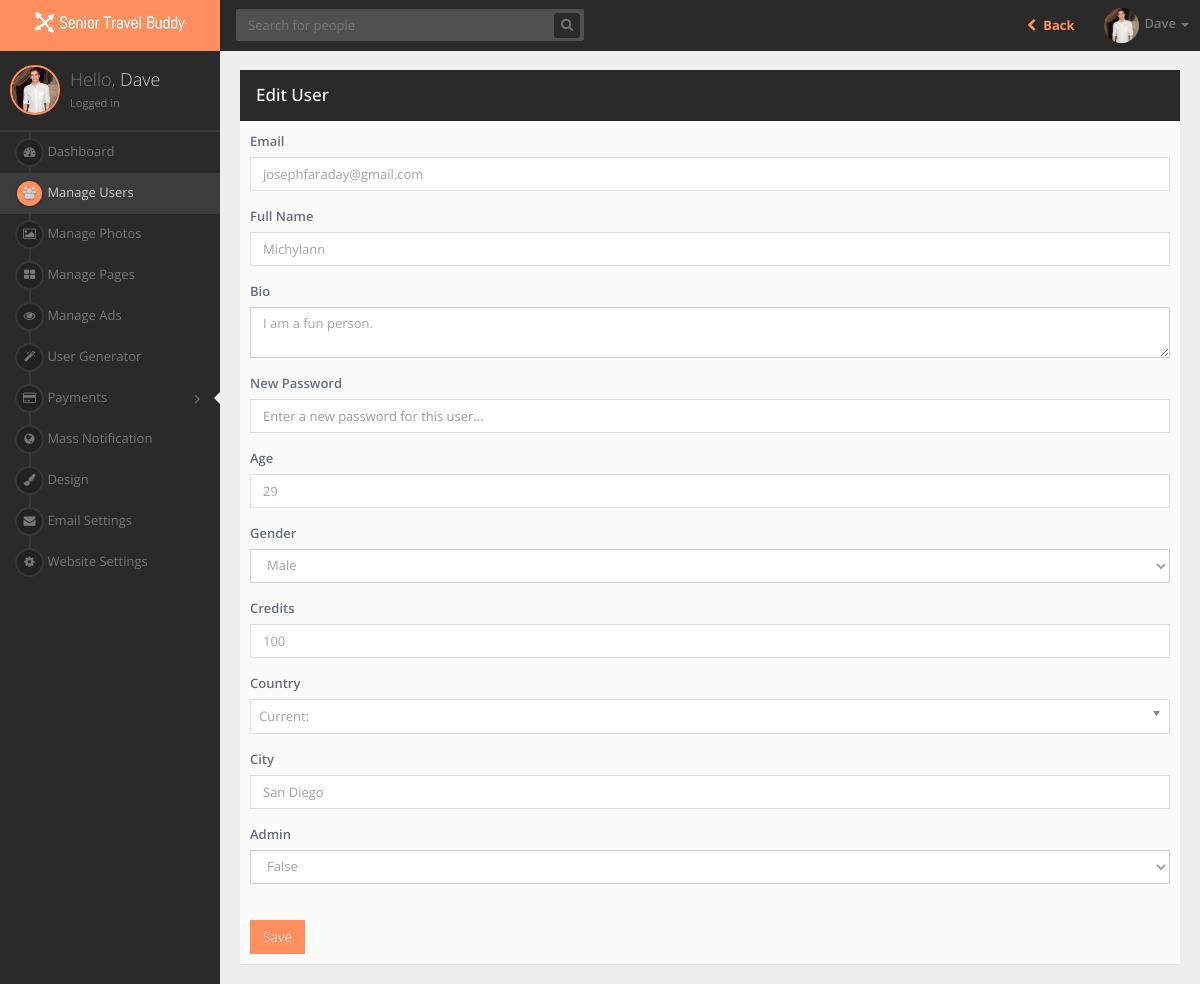
The page /admin/edit-user.php?id=479 (signed in) on the database its author committed.
### tables this page shows
CREATE TABLE `users` (
  `id` int(11) NOT NULL AUTO_INCREMENT,
  `full_name` varchar(150) DEFAULT NULL,
  `email` varchar(100) DEFAULT NULL,
  `password` varchar(123) DEFAULT NULL,
  `country` varchar(199) DEFAULT NULL,
  `city` varchar(100) DEFAULT NULL,
  `credits` int(11) DEFAULT NULL,
  `latitude` varchar(50) DEFAULT NULL,
  `longitude` varchar(50) DEFAULT NULL,
  `age` int(11) DEFAULT NULL,
  `bio` text,
  `gender` varchar(20) DEFAULT NULL,
  `sexual_interest` int(11) DEFAULT NULL,
  `instagram_username` varchar(50) DEFAULT '',
  `profile_picture` varchar(200) DEFAULT NULL,
  `ip` varchar(50) DEFAULT NULL,
  `registered` int(11) DEFAULT '0',
  `last_login` int(11) DEFAULT '0',
  `last_active` int(11) DEFAULT '0',
  `updated_preferences` int(11) DEFAULT '0',
  `updated_name` int(11) DEFAULT '0',
  `is_admin` int(11) DEFAULT '0',
  `is_incognito` int(11) DEFAULT '0',
  `is_verified` int(11) DEFAULT '0',
  `has_disabled_ads` int(11) DEFAULT '0',
  `is_increased_exposure` int(11) DEFAULT '0',
  `language` varchar(100) DEFAULT NULL,
  `interests` text,
  `uploaded_photos` int(11) DEFAULT '0',
  `is_vip` int(20) DEFAULT '0',
  `vip_expiration` int(20) DEFAULT '0',
  `ghost_mode_start` int(20) DEFAULT '0',
  `verified_badge_start` int(20) DEFAULT '0',
  `spotlight_start` int(20) DEFAULT '0',
  `disable_ads_start` int(20) DEFAULT '0',
  `ghost_mode_expiration` int(20) DEFAULT '0',
  `verified_badge_expiration` int(20) DEFAULT '0',
  `spotlight_expiration` int(20) DEFAULT '0',
  `disable_ads_expiration` int(20) DEFAULT '0',
  `height` text,
  `weight` int(11) DEFAULT '0',
  `last_encounter` int(11) DEFAULT '0',
  `marital_status` varchar(10) NOT NULL,
  `has_traveled` varchar(10) NOT NULL,
  `where_traveled` varchar(300) NOT NULL,
  `preferred_destination` varchar(300) NOT NULL,
  `cruising_or_touring` varchar(10) NOT NULL,
  `state_of_health` varchar(10) NOT NULL,
  `active_or_slow_travel` varchar(10) NOT NULL,
  `distance_to_travel` varchar(6) NOT NULL,
  `spontaneous_or_itinerary` varchar(20) NOT NULL,
  `smoker` varchar(10) NOT NULL,
  `accommodation_type` varchar(10) NOT NULL,
  `budget` varchar(10) NOT NULL,
  `luggage_type` varchar(30) NOT NULL,
  `foodie` varchar(10) NOT NULL,
  `alcohol` varchar(10) NOT NULL,
  `rating_lounge_poolside_beach` varchar(30) NOT NULL,
  `rating_explore` varchar(20) NOT NULL,
  `rating_shopping` varchar(30) NOT NULL,
  `rating_casino` varchar(20) NOT NULL,
  `rating_tours` varchar(30) NOT NULL,
  `rating_food` varchar(30) NOT NULL,
  `rating_spa` varchar(30) NOT NULL,
  `rating_sports` varchar(30) NOT NULL,
  `rating_concerts` varchar(30) NOT NULL,
  `group_or_independent` varchar(30) NOT NULL,
  `small_or_mega_ship_cruising` varchar(30) NOT NULL,
  `active_or_sedentary` varchar(30) NOT NULL,
  `primary_language` varchar(30) NOT NULL,
  PRIMARY KEY (`id`)
);

### admin/edit-user.php (called while the page is built, shortened)
<?php
require('../core/config.php');
require('../core/system.php');
$system = new System;
$system->domain = $domain;
$system->db = $db;
$menu['users'] = 'active';
$user = $system->getUserInfo($_SESSION['user_id']);
$id = $_GET['id'];
$_user = $db->query("SELECT * FROM users WHERE id='".$id."'");
$_user = $_user->fetch_object();
require('../inc/admin/top.php');
require('../layout/admin/edit-user.php');
require('../inc/admin/bottom.php');

### core/config.php (called while the page is built, shortened)
<?php
	$domain = 'http://localhost';

### core/system.php (called while the page is built, shortened)
<?php
class System {
	public $domain;
	public $db;
	public function getDomain() {
		return $this->domain;
	}
	public function getProfilePicture($user) {
		if(filter_var($user->profile_picture,FILTER_VALIDATE_URL)) {
			return $user->profile_picture;
		} else {
			return $this->domain.'/uploads/'.$user->profile_picture;
		}
	}
	public function getUserInfo($id) {
		$user = $this->db->query("SELECT * FROM users WHERE id='".$id."'");
		$user = $user->fetch_object();
		return $user;
	}
	public function getFirstName($full_name) {
		$full_name = explode(' ',$full_name);
		return $full_name[0];
	}
}

### layout/admin/edit-user.php (the view, shortened to what this page needs)
<section id="page-content">
    <div class="body-content animated fadeIn">
        <div class="row">
            <div class="col-lg-12">
                <form action="" method="post">
                    <div class="panel panel-inverse rounded shadow">
                        <div class="panel-heading text-white">
                            <div class="pull-left">
                                <h3 class="panel-title text-special">Edit User</h3>
                            </div>
                            <div class="clearfix"></div>
                        </div>
                        <div class="panel-body">
                            <div class="form-group">
                                <label class="font600">Email</label>
                                <input type="text" name="email" value="<?=$_user->email?>" class="form-control">
                            </div>
                            <div class="form-group">
                                <label class="font600">Full Name</label>
                                <input type="text" name="full_name" value="<?=$_user->full_name?>" class="form-control">
                            </div>
                            <div class="form-group">
                                <label class="font600">Bio</label>
                                <textarea name="bio" class="form-control"><?=$_user->bio?></textarea>
                            </div>
                            <div class="form-group">
                                <label class="font600">New Password</label>
                                <input type="password" name="password" class="form-control" placeholder="Enter a new password for this user...">
                            </div>
                            <div class="form-group">
                                <label class="font600">Age</label>
                                <input type="text" name="age" value="<?=$_user->age?>" class="form-control">
                            </div>
                            <div class="form-group">
                                <label class="font600">Gender</label>
                                <select name="gender" class="form-control">
                                    <option value="Male" <?php if($_user->gender == 'Male') { echo 'selected'; } ?>> Male </option>
                                </select>
                            </div>
                            <div class="form-group">
                                <label class="font600">Credits</label>
                                <input type="text" name="credits" value="<?=$_user->credits?>" class="form-control">
                            </div>
                            <div class="form-group">
                                <label class="font600">Country</label>
                            </div>
                            <div class="form-group">
                                <label class="font600">City</label>
                                <input type="text" name="city" value="<?=$_user->city?>" class="form-control">
                            </div>
                            <div class="form-group">
                                <label class="font600">Admin</label>
                                <select name="is_admin" class="form-control">
                                    <option value="false" <?php if($_user->is_admin ==  0) { echo 'selected'; } ?>> False </option>
                                </select>
                            </div>
                            <br>
                            <input type="submit" name="save" class="btn btn-theme" value="Save">
                        </div>
                    </div>
                </div>
            </div>
        </section>

### inc/admin/top.php (shortened to what this page needs)
<!DOCTYPE html>
 <html lang="en">
<head> <meta name="robots" content="noindex">
<link href="<?=$system->getDomain()?>/assets/admin/css/bootstrap.min.css" rel="stylesheet">
<link href="https://maxcdn.bootstrapcdn.com/font-awesome/4.2.0/css/font-awesome.min.css" rel="stylesheet">
<link href="<?=$system->getDomain()?>/assets/admin/css/animate.min.css" rel="stylesheet">
<link href="<?=$system->getDomain()?>/assets/admin/css/jquery.gritter/css/jquery.gritter.css" rel="stylesheet">
<link href="<?=$system->getDomain()?>/assets/admin/css/reset.css" rel="stylesheet">
<link href="<?=$system->getDomain()?>/assets/admin/css/layout.css" rel="stylesheet">
<link href="<?=$system->getDomain()?>/assets/admin/css/components.css" rel="stylesheet">
<link href="<?=$system->getDomain()?>/assets/admin/css/plugins.css" rel="stylesheet">
<link href="<?=$system->getDomain()?>/assets/admin/css/misc.css" rel="stylesheet">
<link href="<?=$system->getDomain()?>/assets/admin/css/chosen.min.css" rel="stylesheet">
</head>
<body>
<section id="wrapper">
<header id="header">
<div class="header-left">
<div class="navbar-header">
<a class="navbar-brand" href="dashboard.php">
<img class="logo" src="<?=$system->getDomain()?>/img/logo-small.png">
</a>
</div>
</div>
<div class="header-right">
<div class="navbar navbar-toolbar navbar-dark">
<ul class="nav navbar-nav navbar-left">
<li class="navbar-search">
<form action="<?=$system->getDomain()?>/admin/users.php" method="POST" class="navbar-form">
<div class="form-group has-feedback">
<input type="text" name="query" class="form-control typeahead rounded" placeholder="Search for people" value="<?=$query?>">
<button type="submit" name="search" class="btn btn-theme fa fa-search form-control-feedback rounded"></button>
</div>
</form>
</li>
</ul>
<ul class="nav navbar-nav navbar-right">
<li>
<a href="<?=$system->getDomain()?>/people" style="background:none;"> <b> <i class="fa fa-fw fa-chevron-left"></i> Back </b> </a>
</li>
<li class="dropdown navbar-profile">
<a href="#" class="dropdown-toggle" data-toggle="dropdown">
<span class="meta">
<span class="avatar"><img src="<?=$system->getProfilePicture($user)?>" class="img-circle" style="width:35px;height:35px;"></span>
<span class="text hidden-xs hidden-sm text-muted"><?=$system->getFirstName($user->full_name)?></span>
<span class="caret"></span>
</span>
</a>
</li>
</ul>
</div>
</div>
</header>
<aside id="sidebar-left" class="sidebar-circle sidebar-dark">
<div class="sidebar-content">
<div class="media">
<a class="pull-left has-notif avatar" href="<?=$system->getDomain()?>/user/<?=$user->id?>">
<img src="<?=$system->getProfilePicture($user)?>" style="width:50px;height:50px;">
</a>
<div class="media-body">
<h4 class="media-heading">Hello, <span><?=$system->getFirstName($user->full_name)?></span></h4>
<small>Logged in</small>
</div>
</div>
</div>
<ul class="sidebar-menu">
<li class="<?=$menu['dashboard']?>">
<a href="<?=$system->getDomain()?>/admin/dashboard.php">
<span class="icon"><i class="fa fa-dashboard"></i></span>
<span class="text">Dashboard</span>
</a>
</li>
<li class="<?=$menu['users']?>">
<a href="<?=$system->getDomain()?>/admin/users.php">
<span class="icon"><i class="fa fa-users"></i></span>
<span class="text">Manage Users</span>
</a>
</li>
<li class="<?=$menu['photos']?>">
<a href="<?=$system->getDomain()?>/admin/photos.php">
<span class="icon"><i class="fa fa-image"></i></span>
<span class="text">Manage Photos</span>
</a>
</li>
<li class="<?=$menu['pages']?>">
<a href="<?=$system->getDomain()?>/admin/pages.php">
<span class="icon"><i class="fa fa-th-large"></i></span>
<span class="text">Manage Pages</span>
</a>
</li>
<li class="<?=$menu['ads']?>">
<a href="<?=$system->getDomain()?>/admin/ads.php">
<span class="icon"><i class="fa fa-eye"></i></span>
<span class="text">Manage Ads</span>
</a>
</li>
<li class="<?=$menu['user_generator']?>">
<a href="<?=$system->getDomain()?>/admin/user_generator.php">
<span class="icon"><i class="fa fa-magic"></i></span>
<span class="text">User Generator</span>
</a>
</li>
<li class="submenu <?=$menu['payments']?>">
<a href="javascript:void(0);">
<span class="icon"><i class="fa fa-credit-card"></i></span>
<span class="text">Payments</span>
<span class="arrow fa-angle-double-right"></span>
<span class="selected"></span>
</a>
</li>
<li class="<?=$menu['mass_notification']?>">
<a href="<?=$system->getDomain()?>/admin/mass_notification.php">
<span class="icon"><i class="fa fa-globe"></i></span>
<span class="text">Mass Notification</span>
</a>
</li>
<li class="<?=$menu['layout']?>">
<a href="<?=$system->getDomain()?>/admin/design.php">
<span class="icon"><i class="fa fa-paint-brush"></i></span>
<span class="text">Design</span>
</a>
</li>
<li class="<?=$menu['email_settings']?>">
<a href="<?=$system->getDomain()?>/admin/email_settings.php">
<span class="icon"><i class="fa fa-envelope"></i></span>
<span class="text">Email Settings</span>
</a>
</li>
<li class="<?=$menu['settings']?>">
<a href="<?=$system->getDomain()?>/admin/settings.php">
<span class="icon"><i class="fa fa-cog"></i></span>
<span class="text">Website Settings</span>
</a>
</li>
</ul>
</aside>

### assets/admin/css/misc.css (style rules this page uses)
#header .navbar-header { background-color:#FF8F5E; }
#sidebar-left.sidebar-box .sidebar-content img, #sidebar-left.sidebar-rounded .sidebar-content img, #sidebar-left.sidebar-circle .sidebar-content img { border: 2px solid #FF8F5E; }
#sidebar-left.sidebar-box .sidebar-menu > li.active > a > .icon i, #sidebar-left.sidebar-rounded .sidebar-menu > li.active > a > .icon i, #sidebar-left.sidebar-circle .sidebar-menu > li.active > a > .icon i { background-color:#FF8F5E; }
a { color: #FF8F5E; }
.btn-theme { background-color:#FF8F5E; border-color: #FF8F5E; color: white; }
.font600 { font-weight: 600; }

### rows shown on the page
users: profile_picture (picture), full_name "Dave"
users: email "josephfaraday@gmail.com", full_name "Michylann", bio "I am a fun person.", age "29", gender "Male", credits "100", city "San Diego", is_admin "False"
